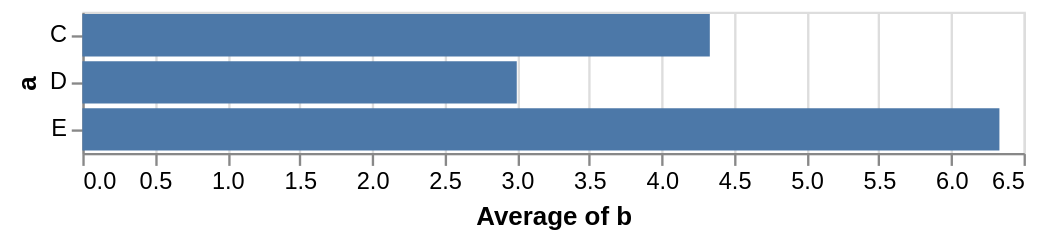

Vega-Lite specification stored for this chart:
### Vega specification from a JSON file in a GitHub repository (floating-point values rounded to 4 significant figures)
{"$schema": "https://vega.github.io/schema/vega/v5.json", "background": "white", "padding": 5, "width": 400, "style": "cell", "data": [{"name": "source_0", "values": [{"a": "C", "b": 2}, {"a": "C", "b": 7}, {"a": "C", "b": 4}, {"a": "D", "b": 1}, {"a": "D", "b": 2}, {"a": "D", "b": 6}, {"a": "E", "b": 8}, {"a": "E", "b": 4}, {"a": "E", "b": 7}]}, {"name": "data_0", "source": "source_0", "transform": [{"type": "aggregate", "groupby": ["a"], "ops": ["average"], "fields": ["b"], "as": ["average_b"]}, {"type": "filter", "expr": "isValid(datum[\"average_b\"]) && isFinite(+datum[\"average_b\"])"}]}], "signals": [{"name": "y_step", "value": 20}, {"name": "height", "update": "bandspace(domain('y').length, 0.1, 0.05) * y_step"}], "marks": [{"name": "marks", "type": "rect", "style": ["bar"], "from": {"data": "data_0"}, "encode": {"update": {"fill": {"value": "#4c78a8"}, "ariaRoleDescription": {"value": "bar"}, "description": {"signal": "\"Average of b: \" + (format(datum[\"average_b\"], \"\")) + \"; a: \" + (isValid(datum[\"a\"]) ? datum[\"a\"] : \"\"+datum[\"a\"])"}, "x": {"scale": "x", "field": "average_b"}, "x2": {"scale": "x", "value": 0}, "y": {"scale": "y", "field": "a"}, "height": {"signal": "max(0.25, bandwidth('y'))"}}}}], "scales": [{"name": "x", "type": "linear", "domain": {"data": "data_0", "field": "average_b"}, "range": [0, {"signal": "width"}], "nice": true, "zero": true}, {"name": "y", "type": "band", "domain": {"data": "data_0", "field": "a", "sort": true}, "range": {"step": {"signal": "y_step"}}, "paddingInner": 0.1, "paddingOuter": 0.05}], "axes": [{"scale": "x", "orient": "bottom", "gridScale": "y", "grid": true, "tickCount": {"signal": "ceil(width/40)"}, "domain": false, "labels": false, "aria": false, "maxExtent": 0, "minExtent": 0, "ticks": false, "zindex": 0}, {"scale": "x", "orient": "bottom", "grid": false, "title": "Average of b", "labelFlush": true, "labelOverlap": true, "tickCount": {"signal": "ceil(width/40)"}, "zindex": 0}, {"scale": "y", "orient": "left", "grid": false, "title": "a", "zindex": 0}]}
